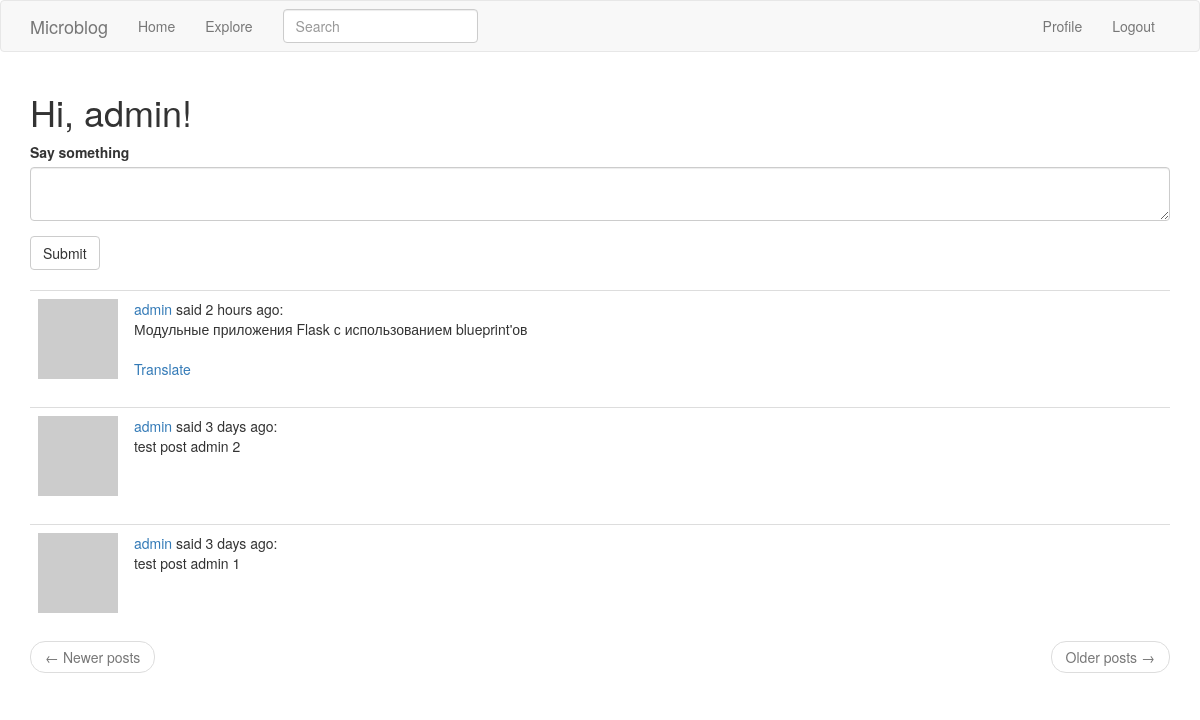
Before: /index (signed in) with the older database file.
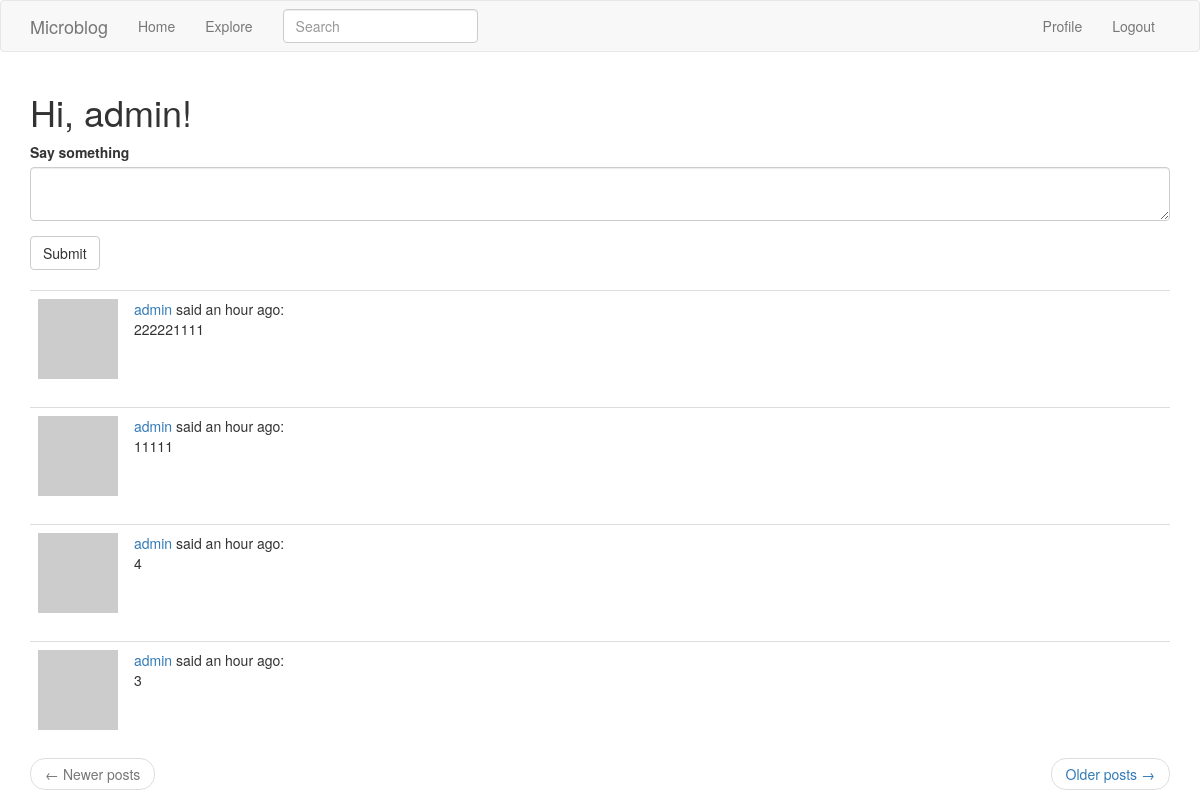
After: the same page with the newer database file.
### app/models.py (models this page shows, shortened)
class User(UserMixin, db.Model):
    id = db.Column(db.Integer, primary_key=True)
    username = db.Column(db.String(64), index=True, unique=True)
    email = db.Column(db.String(120), index=True, unique=True)
    password_hash = db.Column(db.String(128))
    about_me = db.Column(db.String(140))
    posts = db.relationship('Post', backref='author', lazy='dynamic')
    last_seen = db.Column(db.DateTime, default=datetime.utcnow)
    followed = db.relationship(
        'User', secondary=followers,
        primaryjoin=(followers.c.follower_id == id),
        secondaryjoin=(followers.c.followed_id == id),
        backref=db.backref('followers', lazy='dynamic'), lazy='dynamic')
    def avatar(self, size):
        digest = md5(self.email.lower().encode('utf-8')).hexdigest()
        return 'https://www.gravatar.com/avatar/{}?d=identicon&s={}'.format(
            digest, size)
    def followed_posts(self):
        followed = Post.query.join(
            followers, (followers.c.followed_id == Post.user_id)).filter(
            followers.c.follower_id == self.id)
        own = Post.query.filter_by(user_id=self.id)
        return followed.union(own).order_by(Post.timestamp.desc())

class SearchableMixin(object):
    @classmethod
    def before_commit(cls, session):
        session._changes = {
            'add': list(session.new),
            'update': list(session.dirty),
            'delete': list(session.deleted)
        }
    @classmethod
    def after_commit(cls, session):
        for obj in session._changes['add']:
            if isinstance(obj, SearchableMixin):
                add_to_index(obj.__tablename__, obj)
        for obj in session._changes['update']:
            if isinstance(obj, SearchableMixin):
                add_to_index(obj.__tablename__, obj)
        for obj in session._changes['delete']:
            if isinstance(obj, SearchableMixin):
                remove_from_index(obj.__tablename__, obj)
        session._changes = None

class Post(SearchableMixin, db.Model):
    __searchable__ = ['body']
    id = db.Column(db.Integer, primary_key=True)
    body = db.Column(db.String(140))
    timestamp = db.Column(db.DateTime, index=True, default=datetime.utcnow)
    user_id = db.Column(db.Integer, db.ForeignKey('user.id'))
    language = db.Column(db.String(5))

### app/main/routes.py (the view, shortened to what this page needs)
@bp.route('/', methods=['GET', 'POST'])
@bp.route('/index', methods=['GET', 'POST'])
@login_required
def index():
    form = PostForm()
    page = request.args.get('page', 1, type=int)
    posts = current_user.followed_posts().paginate(
        page, current_app.config['POSTS_PER_PAGE'], False)
    next_url = url_for('main.index', page=posts.next_num) \
        if posts.has_next else None
    prev_url = url_for('main.index', page=posts.prev_num) \
        if posts.has_prev else None
    return render_template('index.html', title=_('Home'), form=form,
                           posts=posts.items, next_url=next_url,
                           prev_url=prev_url)

### app/main/forms.py
class SearchForm(FlaskForm):
    q = StringField(_l('Search'), validators=[DataRequired()])
    def __init__(self, *args, **kwargs):
        if 'formdata' not in kwargs:
            kwargs['formdata'] = request.args
        if 'csrf_enabled' not in kwargs:
            kwargs['csrf_enabled'] = False
        super(SearchForm, self).__init__(*args, **kwargs)

class PostForm(FlaskForm):
    post = TextAreaField(_l('Say something'), validators=[
        DataRequired(), Length(min=1, max=140)])
    submit = SubmitField(_l('Submit'))

### app/main/routes.py (called while the page is built)
@bp.before_app_request
def before_request():
    if current_user.is_authenticated:
        current_user.last_seen = datetime.utcnow()
        db.session.commit()
        g.search_form = SearchForm()
    g.locale = str(get_locale())

### app/models.py (called while the page is built)
@login.user_loader
def load_user(id):
    return User.query.get(int(id))

### app/main/templates/index.html
{% extends "base.html" %}
{% import 'bootstrap/wtf.html' as wtf %}
{% block app_content %}
    <h1>{{ _('Hi')}}, {{ current_user.username }}!</h1>
    {% if form %}
    {{ wtf.quick_form(form) }}
    <br>
    {% endif %}
    {% for post in posts %}
        {% include '_post.html' %}
    {% endfor %}
    <nav aria-label="...">
        <ul class="pager">
            <li class="previous{% if not prev_url %} disabled{% endif %}">
                <a href="{{ prev_url or '#' }}">
                    <span aria-hidden="true">&larr;</span> {{ _('Newer posts')}}
                </a>
            </li>
            <li class="next{% if not next_url %} disabled{% endif %}">
                <a href="{{ next_url or '#' }}">
                    {{ _('Older posts')}} <span aria-hidden="true">&rarr;</span>
                </a>
            </li>
        </ul>
    </nav>
{% endblock %}

### app/main/templates/base.html (shortened to what this page needs)
{% extends 'bootstrap/base.html' %}
{% block styles %}
    {{ super() }}
{% endblock %}
{% block navbar %}
    <nav class="navbar navbar-default">
        <div class="container">
            <div class="navbar-header">
                <a class="navbar-brand" href="{{ url_for('main.index') }}">Microblog</a>
            </div>
            <div class="collapse navbar-collapse" id="bs-example-navbar-collapse-1">
                <ul class="nav navbar-nav">
                    <li><a href="{{ url_for('main.index') }}">{{ _('Home') }}</a></li>
                    <li><a href="{{ url_for('main.explore') }}">{{ _('Explore') }}</a></li>
                </ul>
                {% if g.search_form %}
                    <form class="navbar-form navbar-left" method="get"
                          action="{{ url_for('main.search') }}">
                        <div class="form-group">
                            {{ g.search_form.q(size=20, class='form-control',
                        placeholder=g.search_form.q.label.text) }}
                        </div>
                    </form>
                {% endif %}
                <ul class="nav navbar-nav navbar-right">
                    {% if current_user.is_anonymous %}
                        <li><a href="{{ url_for('auth.login') }}">{{ _('Login') }}</a></li>
                    {% else %}
                        <li><a href="{{ url_for('main.user', username=current_user.username) }}">{{ _('Profile') }}</a>
                        </li>
                        <li><a href="{{ url_for('auth.logout') }}">{{ _('Logout') }}</a></li>
                    {% endif %}
                </ul>
            </div>
        </div>
    </nav>
{% endblock %}
{% block content %}
    <div class="container">
        {% block app_content %}{% endblock %}
    </div>
{% endblock %}

### app/main/templates/_post.html
<table class="table table-hover">
    <tr>
        <td width="70px">
            <a href="{{ url_for('main.user', username=post.author.username) }}">
                <img src="{{ post.author.avatar(70) }}"/>
            </a>
        </td>
        <td>
            <a href="{{ url_for('main.user', username=post.author.username) }}">
                {{ post.author.username }}
            </a>
            {{ _('said') }} {{ moment(post.timestamp).fromNow() }}:
            <br>
            <span id="post{{ post.id }}">{{ post.body }}</span>
            {% if post.language and post.language != g.locale %}
                <br><br>
              <span id="translation{{ post.id }}">
                <a href="javascript:translate(
                            '#post{{ post.id }}',
                            '#translation{{ post.id }}',
                            '{{ post.language }}',
                            '{{ g.locale }}');">{{ _('Translate') }}</a>
            </span>
            {% endif %}
        </td>
    </tr>
</table>

Changed rows visible on the page:
no longer on this page (row unchanged): Post: author.username "admin", timestamp "2 hours ago", body "Модульные приложения Flask с использованием blueprint'ов"
no longer on this page (row unchanged): Post: author.username "admin", timestamp "3 days ago", body "test post admin 2"
no longer on this page (row unchanged): Post: author.username "admin", timestamp "3 days ago", body "test post admin 1"
added Post: author.username "admin", timestamp "an hour ago", body "222221111"
added Post: author.username "admin", timestamp "an hour ago", body "11111"
added Post: author.username "admin", timestamp "an hour ago", body "4"
added Post: author.username "admin", timestamp "an hour ago", body "3"
